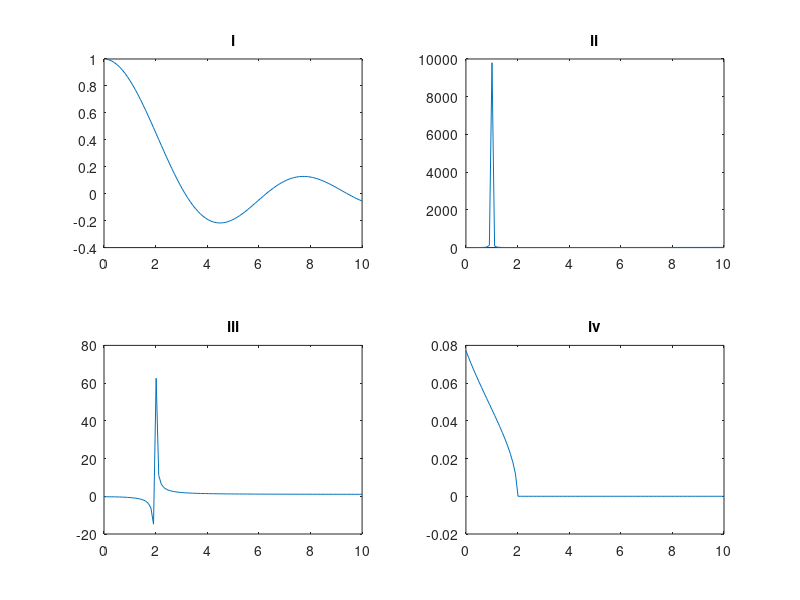

This chart was generated by the following MATLAB code:
x = linspace(0,10,100);

y1 = sin(x)./ x; 
subplot(2,2,1);
plot(x, y1);title('i');

y2= ((1./(x-1).^2) +x);
subplot(2,2,2);
plot(x, y2);title('ii');

y3=((x.^2)+1)./((x.^2)-4);
subplot(2,2,3);
plot(x, y3); title('iii');

y4=(((10-x).^(1/3))-2)./((4-x.^2).^(1/2));
subplot(2,2,4);
plot(x, y4);title('iv');

    